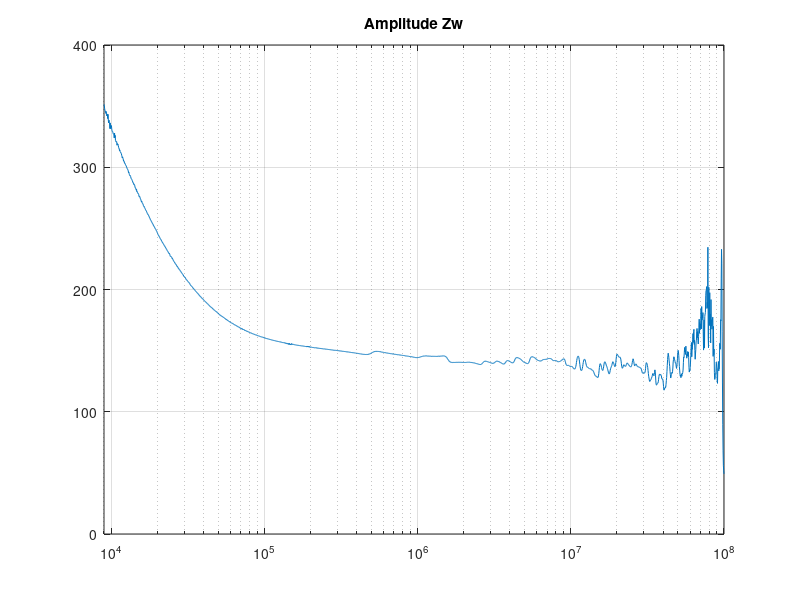
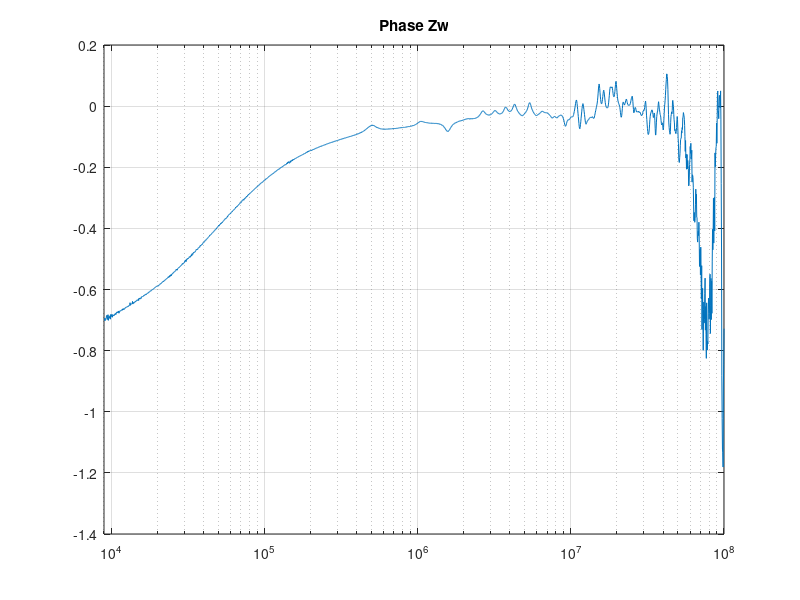
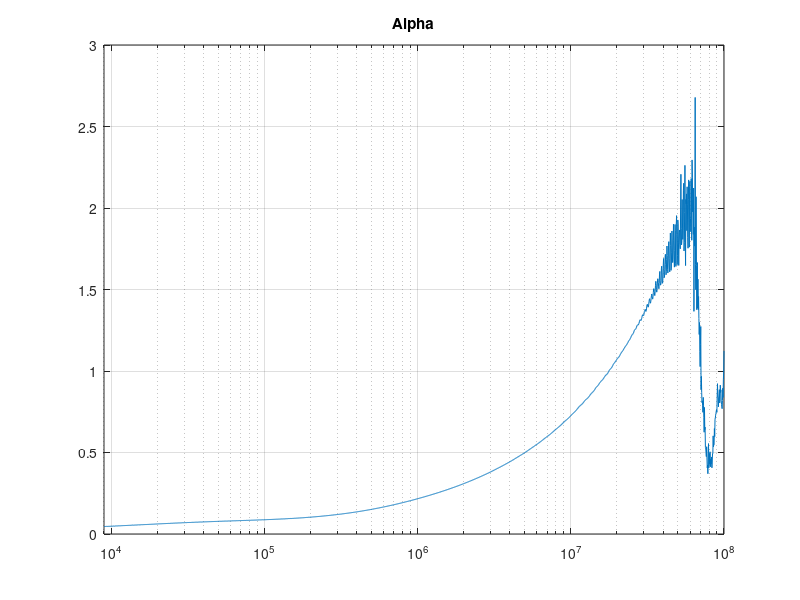
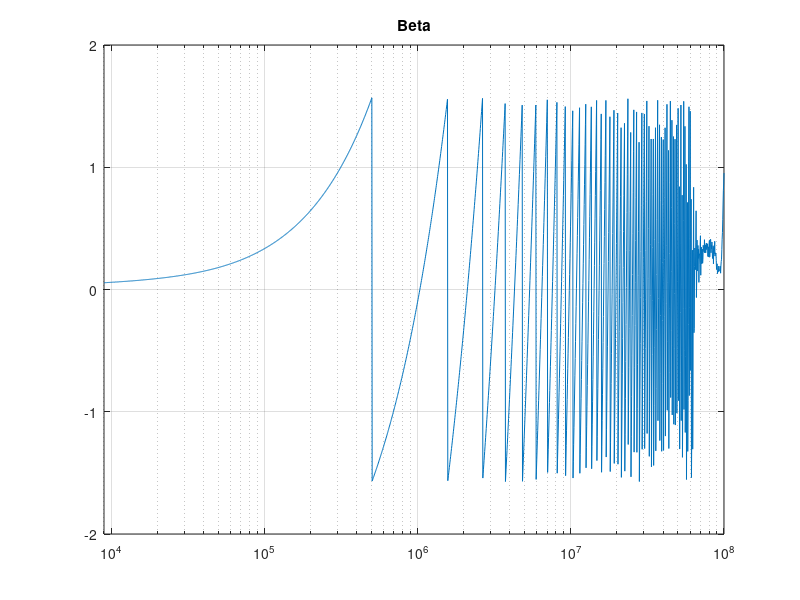

Here is the MATLAB script that generated these plots, in order:
%% Calculation of secondary line parameters of telephone cable using the data obtained by network analyzer

clear all; close all;
%Import data
tem1 = importdata('bal_open.txt',';',1);
tem11 = tem1.data;
freq = tem11(:,1); %frequency
bal_open_res11 = tem11(:,2);
bal_open_ims11 = tem11(:,3);

tem2 = importdata('bal_short.txt',';',1);
tem12 = tem2.data;
bal_short_res11 = tem12(:,2);
bal_short_ims11 = tem12(:,3);

tem3 = importdata('bal_term.txt',';',1);
tem13 = tem3.data;
bal_term_res11 = tem13(:,2);
bal_term_ims11 = tem13(:,3);

tem4 = importdata('cabopen.txt',';',1);
tem14 = tem4.data;
tel_open_res11 = tem14(:,2);
tel_open_ims11 = tem14(:,3);

tem5 = importdata('cabshort.txt',';',1);
tem15 = tem5.data;
tel_short_res11 = tem15(:,2);
tel_short_ims11 = tem15(:,3);
%%
%Represent BAL, TEL data in complex
B_open = bal_open_res11+1i*bal_open_ims11; %Bal open
B_short = bal_short_res11+1i*bal_short_ims11; %Bal short
B_term = bal_term_res11+1i*bal_term_ims11; %Bal term
T_open = tel_open_res11+1i*tel_open_ims11; %Tel open
T_short = tel_short_res11+1i*tel_short_ims11; %Tel short

%Calculate BAL open, short, temi impedence
Z_o = 50.*(1.-B_open)./(1.+B_open); %Bal Impedence open
Z_s = 50.*(1.-B_short)./(1.+B_short); %Bal Impedence short
Z_t = 50.*(1.-B_term)./(1.+B_term); %Bal Impedence termi

%Calculate ABCD matrix 
A = Z_o.*sqrt((Z_s - Z_t)./(50.*(Z_t-Z_o).*(Z_o-Z_s)));
B = Z_s.*sqrt(50.*(Z_t - Z_o)./((Z_s-Z_t).*(Z_o-Z_s)));
C = sqrt((Z_s - Z_t)./(50.*(Z_t-Z_o).*(Z_o-Z_s)));
D = sqrt(50.*(Z_t - Z_o)./((Z_s-Z_t).*(Z_o-Z_s)));

%Calculate Tel open, short impedence
Zt_o = 50.*(1.-T_open)./(1.+T_open); %Tel Impedence open
Zt_s = 50.*(1.-T_short)./(1.+T_short); %Tel Impedence short

%Calculate actual impedence
Zta_o = (B-D.*Zt_o)./(C.*Zt_o-A);
Zta_s = (B-D.*Zt_s)./(C.*Zt_s-A);

%Get Cable properties, Zw, Secondary line parameter(gamma)
Zw = sqrt(Zta_o .*Zta_s);
m_Zw = abs(Zw); %Magnitude Zw
p_Zw = angle(Zw); %Phase Zw
g = atanh(sqrt(Zta_s./Zta_o)); %gamma = alpha+jbetha
alp=real(g); %alpha
bet=imag(g); %betha

%Plot graph
figure(1);
semilogx(freq, m_Zw);
grid on; xlim([9e3,1e8]); title('Amplitude Zw');

figure(2);
semilogx(freq, p_Zw);
grid on; xlim([9e3,1e8]); title('Phase Zw');
 
figure(3);
semilogx(freq, alp);
grid on; xlim([9e3,1e8]); title('Alpha');

figure(4);
semilogx(freq, bet);
grid on; xlim([9e3,1e8]); title('Beta');
